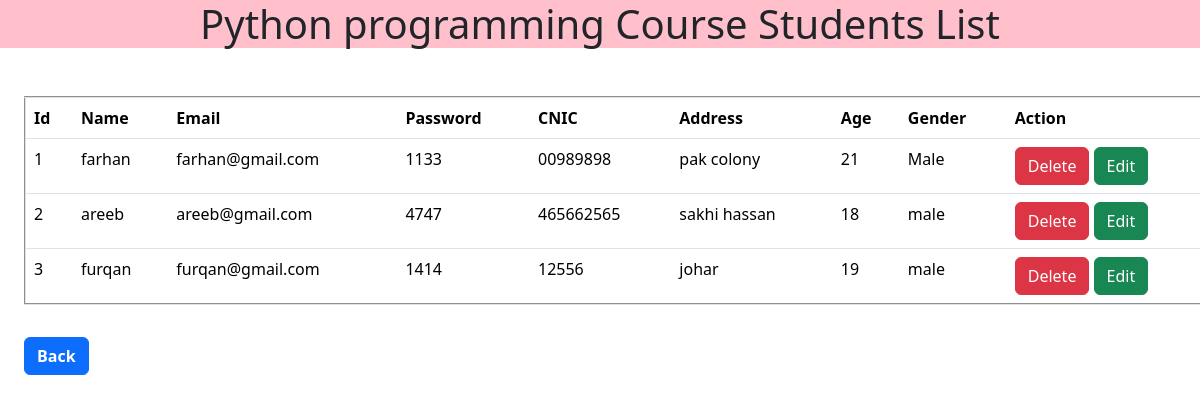
Screenshot of /python.php with the database file from the repository.
### tables this page shows
CREATE TABLE `students` (
  `id` int(11) NOT NULL,
  `name` varchar(255) DEFAULT NULL,
  `email` varchar(255) DEFAULT NULL,
  `password` varchar(255) DEFAULT NULL,
  `CNIC` varchar(255) DEFAULT NULL,
  `address` varchar(255) DEFAULT NULL,
  `age` int(11) DEFAULT NULL,
  `gender` varchar(255) DEFAULT NULL,
  `role` varchar(255) DEFAULT NULL,
  `status` varchar(255) DEFAULT 'unverified',
  `date` timestamp NOT NULL DEFAULT current_timestamp() ON UPDATE current_timestamp(),
  `course_id` int(11) NOT NULL
);

### python.php (the view, shortened to what this page needs)
<?php
$con = mysqli_connect("localhost", "root", "", "join_checking");
$course_name = 'python programming';
?>
<!doctype html>
<html lang="en">
<head>
    <link href="https://cdn.jsdelivr.net/npm/bootstrap@5.0.2/dist/css/bootstrap.min.css" rel="stylesheet">
    <link rel="stylesheet" href="css/bootstrap.min.css">
</head>
<body>
<center><h1 style="background-color: pink;">Python programming Course Students List</h1></center>
<table class="table mt-5 m-4" border="2px">
    <tr>
        <th>Id</th>
        <th>Name</th>
        <th>Email</th>
        <th>Password</th>
        <th>CNIC</th>
        <th>Address</th>
        <th>Age</th>
        <th>Gender</th>
        <th>Action</th>
    </tr>
<?php
$query = mysqli_query($con, "SELECT students.*, course.Course_name
                             FROM students
                             JOIN course ON students.course_id = course.id
                             WHERE course.Course_name = '$course_name'");
if (mysqli_num_rows($query) > 0) {
    $sno = 1;
    foreach ($query as $data) {
        ?>
        <tr>
            <td><?php echo $sno ?></td>
            <td><?php echo $data['name']?></td>
            <td><?php echo $data['email']?></td>
            <td><?php echo $data['password']?></td>
            <td><?php echo $data['CNIC']?></td>
            <td><?php echo $data['address']?></td>
            <td><?php echo $data['age']?></td>
            <td><?php echo $data['gender']?></td>
            <td>
                <button class="btn btn-danger"
                data-bs-toggle="modal" data-bs-target="#deleteUser_<?php echo $data['id'] ?>">
                Delete</button>
                <button class="btn btn-success" data-bs-toggle="modal"
                data-bs-target="#editUser_<?php echo $data['id'] ?>">Edit</button>
            </td>
        </tr>
        <?php
        $sno++;
    }
} else {
    ?>
    <tr>
        <td colspan="10">Data Not Available Yet!</td>
    </tr>
    <?php
}
?>
</table>
<form>
    <button class="btn btn-primary m-4 mt-2" type="button">
        <a href="tpublic.php?student-list" style="text-decoration: none; color: white; font-weight: bold;">Back</a>
    </button>
</form>
</body>
</html>

### rows the page displays
students: name "farhan", email "farhan@gmail.com", password "1133", CNIC "00989898", address "pak colony", age "21", gender "Male"
students: name "areeb", email "areeb@gmail.com", password "4747", CNIC "465662565", address "sakhi hassan", age "18", gender "male"
students: name "furqan", email "furqan@gmail.com", password "1414", CNIC "12556", address "johar", age "19", gender "male"
